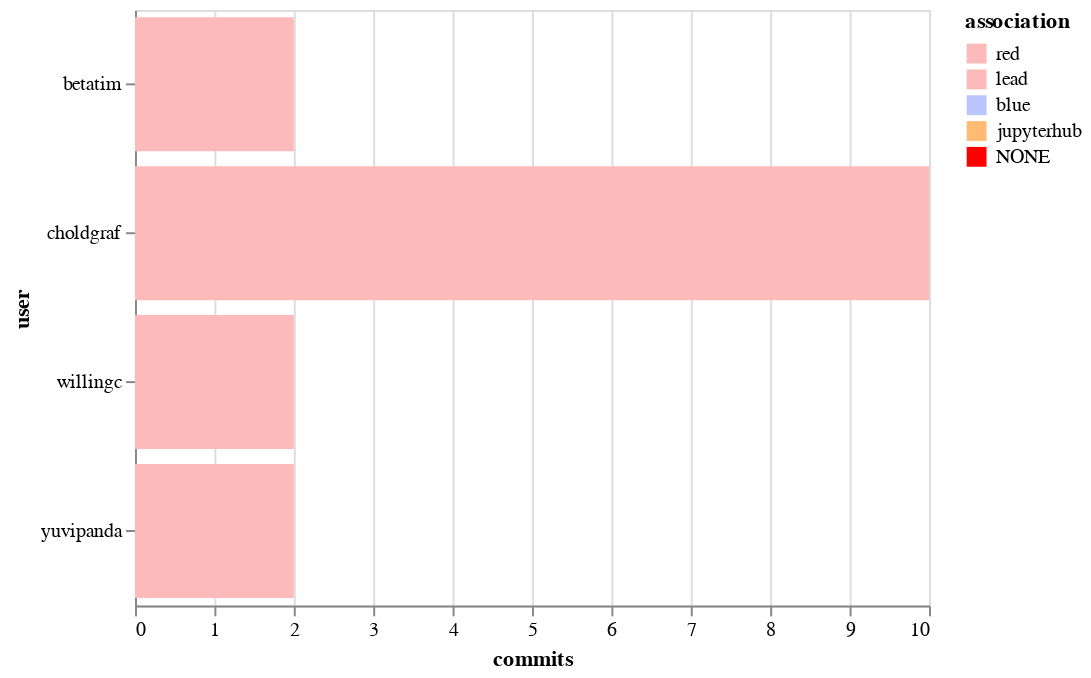

Notebook cell for this chart:
### Code cell
alt.Chart(top_committers).mark_bar().encode(
    x='commits',
    y='user',
    color=alt.Color('association', scale=color_scale)
)

### Figure 1 — Vega-Lite specification as saved in the notebook (floating-point values rounded to 4 significant figures)
{"$schema": "https://vega.github.io/schema/vega-lite/v2.6.0.json", "config": {"view": {"height": 300, "width": 400}}, "data": {"name": "data-aae400c4a1af5324c081fa8a3c3d9d51"}, "datasets": {"data-aae400c4a1af5324c081fa8a3c3d9d51": [{"association": "red", "commits": 10, "user": "choldgraf"}, {"association": "red", "commits": 2, "user": "yuvipanda"}, {"association": "red", "commits": 2, "user": "willingc"}, {"association": "red", "commits": 2, "user": "betatim"}]}, "encoding": {"color": {"field": "association", "scale": {"domain": ["red", "lead", "blue", "jupyterhub", "NONE"], "range": ["#fdbaba", "#fdbaba", "#bac5fd", "#ffbb74", "red"]}, "type": "nominal"}, "x": {"field": "commits", "type": "quantitative"}, "y": {"field": "user", "type": "nominal"}}, "mark": "bar"}
